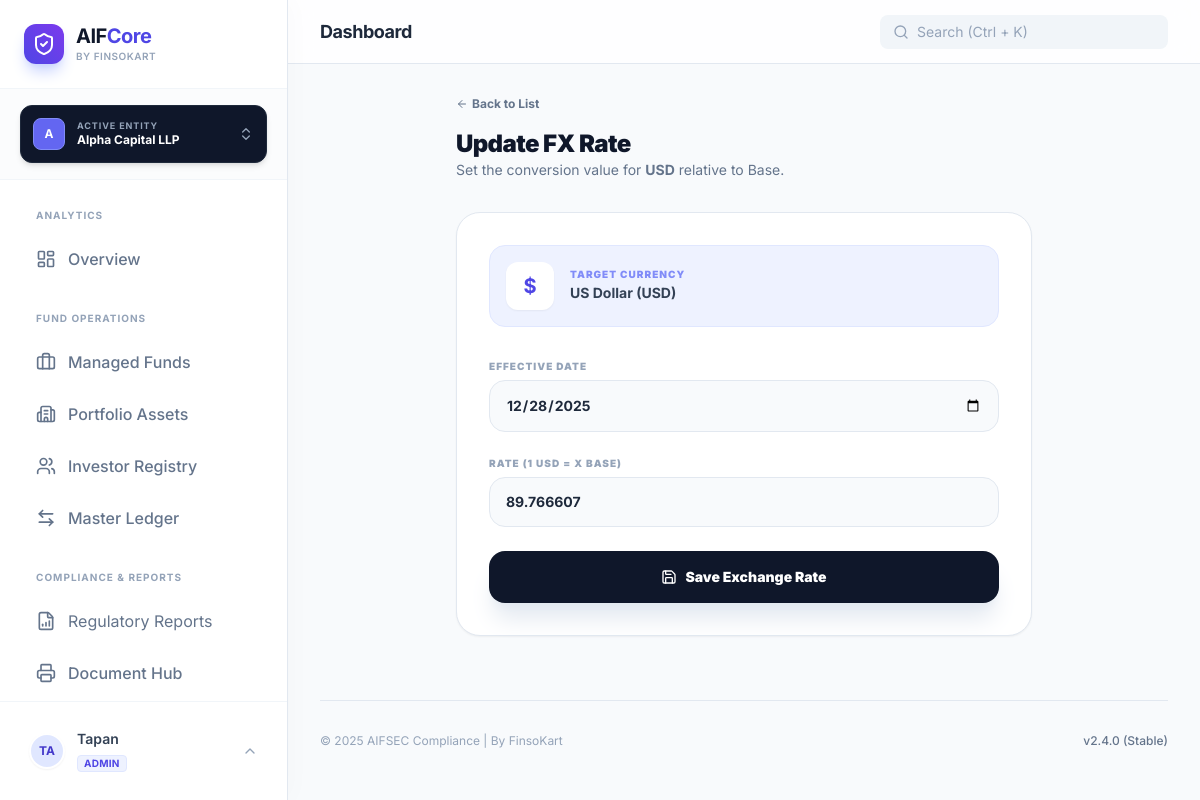
The app's page /portal/settings/currencies/2/rates/update/ (signed in) with its own data.
### manager_entities/models.py (models this page shows, shortened)
class ManagerEntity(models.Model):
    name = models.CharField(max_length=255, unique=True)
    sebi_manager_registration_no = models.CharField(max_length=64, blank=True, null=True)
    cin = models.CharField(max_length=21, blank=True, null=True)
    pan = models.CharField(max_length=10, blank=True, null=True)
    gstin = models.CharField(max_length=15, blank=True, null=True)
    registered_address = models.TextField(blank=True, null=True)
    contact_email = models.EmailField(blank=True, null=True)
    contact_phone = models.CharField(max_length=20, blank=True, null=True)
    created_at = models.DateTimeField(auto_now_add=True)
    class Meta:
        ordering = ["name"]
        verbose_name = "Manager Entity"
        verbose_name_plural = "Manager Entities"

class EntityMembership(models.Model):
    ROLE_CHOICES = [
        ('ADMIN', 'Super Admin'),     # Can manage team and all fund data
        ('MANAGER', 'Fund Manager'),  # Can record transactions
        ('COMPLIANCE', 'Officer'),    # Read-only + Reporting access
    ]
    user = models.ForeignKey(User, on_delete=models.CASCADE, related_name='memberships')
    entity = models.ForeignKey(ManagerEntity, on_delete=models.CASCADE, related_name='members')
    role = models.CharField(max_length=20, choices=ROLE_CHOICES, default='MANAGER')
    is_active_selection = models.BooleanField(default=False) # Helper for session defaults
    class Meta:
        unique_together = ('user', 'entity') # One user, one role per entity

### currencies/models.py (models this page shows, shortened)
class Currency(models.Model):
    code = models.CharField(max_length=3, unique=True, help_text="ISO 4217 Code (e.g., USD, INR)")
    symbol = models.CharField(max_length=5, help_text="Symbol (e.g., $, ₹)")
    name = models.CharField(max_length=50)
    is_base = models.BooleanField(default=False, help_text="Is this the system reporting currency (e.g. INR)?")
    class Meta:
        verbose_name_plural = "Currencies"

class ExchangeRate(models.Model):
    currency = models.ForeignKey(Currency, on_delete=models.CASCADE, related_name='rates')
    date = models.DateField(default=timezone.now)
    rate = models.DecimalField(max_digits=20, decimal_places=6, help_text="Conversion rate to Base Currency")
    class Meta:
        unique_together = ('currency', 'date')
        ordering = ['-date']

### currencies/views.py (the view)
# urls.py: path('<int:currency_pk>/rates/update/', views.exchange_rate_update, name='exchange_rate_update'),
@login_required
def exchange_rate_update(request, currency_pk):
    currency = get_object_or_404(Currency, pk=currency_pk)
    today = timezone.now().date()
    instance = ExchangeRate.objects.filter(currency=currency, date=today).first()
    if request.method == "POST":
        form = ExchangeRateForm(request.POST, instance=instance)
        if form.is_valid():
            new_rate = form.save(commit=False)
            new_rate.currency = currency  # Force link to this currency
            new_rate.save()
            return redirect('currencies:currency_list')
    else:
        form = ExchangeRateForm(instance=instance, initial={
            'currency': currency,
            'date': today
        })
    return render(request, 'currencies/rate_form.html', {
        'form': form,
        'currency': currency
    })

### manager_entities/context.py (called while the page is built)
def active_manager_processor(request):
    if not request.user.is_authenticated:
        return {}
    memberships = EntityMembership.objects.filter(user=request.user).select_related('entity')
    active_id = request.session.get('active_entity_id')
    active_membership = None
    if active_id:
        active_membership = memberships.filter(entity_id=active_id).first()
    if not active_membership and memberships.exists():
        active_membership = memberships.first()
        request.session['active_entity_id'] = active_membership.entity.id
    return {
        'active_manager': active_membership.entity if active_membership else None,
        'user_role': active_membership.role if active_membership else None,
        'available_managers': [m.entity for m in memberships]
    }

### templates/currencies/rate_form.html (shortened to what this page needs)
{% extends 'base.html' %}
{% block content %}
<div class="max-w-xl mx-auto">
    <div class="mb-8">
        <a href="{% url 'currencies:currency_list' %}" class="text-xs font-bold text-slate-500 hover:text-indigo-600 flex items-center gap-1 mb-4">
            <i data-lucide="arrow-left" class="w-3 h-3"></i> Back to List
        </a>
        <h1 class="text-2xl font-black text-slate-900 tracking-tight">Update FX Rate</h1>
        <p class="text-slate-500 text-sm">Set the conversion value for <strong>{{ currency.code }}</strong> relative to Base.</p>
    </div>
    <div class="bg-white rounded-3xl border border-slate-200 shadow-sm p-8">
        <div class="mb-8 p-4 bg-indigo-50 rounded-2xl border border-indigo-100 flex items-center gap-4">
            <div class="w-12 h-12 bg-white rounded-xl flex items-center justify-center text-xl font-bold text-indigo-600 shadow-sm">
                {{ currency.symbol }}
            </div>
            <div>
                <p class="text-[10px] font-black text-indigo-400 uppercase tracking-widest leading-none mb-1">Target Currency</p>
                <p class="text-sm font-bold text-slate-700">{{ currency.name }} ({{ currency.code }})</p>
            </div>
        </div>
        <form method="post" class="space-y-6">
            <div class="space-y-1.5">
                <label class="text-[10px] font-black text-slate-400 uppercase tracking-widest block">Effective Date</label>
                {{ form.date }}
            </div>
            <div class="space-y-1.5">
                <label class="text-[10px] font-black text-slate-400 uppercase tracking-widest block">Rate (1 {{ currency.code }} = X Base)</label>
                {{ form.rate }}
            </div>
            <button type="submit" class="w-full bg-slate-900 text-white py-4 rounded-2xl font-black text-sm shadow-xl shadow-slate-200 hover:bg-black transition-all flex items-center justify-center gap-2">
                <i data-lucide="save" class="w-4 h-4"></i> Save Exchange Rate
            </button>
        </form>
    </div>
</div>
{% endblock %}

### templates/base.html (shortened to what this page needs)
<!DOCTYPE html>
<html lang="en">
<head>
    <script src="https://cdn.tailwindcss.com"></script>
</head>
<body class="text-slate-900 antialiased selection:bg-indigo-100 selection:text-indigo-700">
    <div class="flex h-screen overflow-hidden">
        <aside class="w-72 bg-white border-r border-slate-200 flex flex-col z-20 shadow-[4px_0_24px_rgba(0,0,0,0.02)] h-screen">
            <div class="p-6 border-b border-slate-100 flex items-center gap-3">
                <div class="w-10 h-10 bg-gradient-to-tr from-indigo-600 to-violet-600 rounded-xl flex items-center justify-center text-white shadow-lg shadow-indigo-200 shrink-0">
                    <i data-lucide="shield-check" class="w-6 h-6"></i>
                </div>
                <div>
                    <h1 class="font-bold text-xl tracking-tight text-slate-900 leading-tight">AIF<span class="text-indigo-600">Core</span></h1>
                    <p class="text-[10px] text-slate-400 font-semibold uppercase tracking-wider">By FinsoKart</p>
                </div>
            </div>
            <div class="px-5 py-4 border-b border-slate-100 bg-slate-50/50" x-data="{ switchOpen: false }">
                <div class="relative">
                    <button @click="switchOpen = !switchOpen" class="w-full flex items-center justify-between p-3 bg-slate-900 text-white rounded-xl shadow-md hover:bg-slate-800 transition-all group border border-slate-800">
                        <div class="flex items-center gap-3 overflow-hidden">
                            <div class="w-8 h-8 rounded-lg bg-indigo-500 flex items-center justify-center font-bold text-xs shrink-0 border border-indigo-400">
                                {{ active_manager.name|slice:":1"|upper }}
                            </div>
                            <div class="text-left overflow-hidden">
                                <p class="text-[9px] font-bold text-slate-400 uppercase tracking-widest leading-none mb-0.5">Active Entity</p>
                                <p class="text-xs font-bold truncate text-white w-28">{{ active_manager.name|default:"Select Entity" }}</p>
                            </div>
                        </div>
                        <i data-lucide="chevrons-up-down" class="w-4 h-4 text-slate-400 group-hover:text-white transition-colors"></i>
                    </button>
                </div>
            </div>
            <nav class="flex-1 p-5 space-y-1 overflow-y-auto">
                <p class="px-4 pb-2 pt-2 text-[10px] font-bold text-slate-400 uppercase tracking-widest">Analytics</p>
                <a href="{% url 'portal-home' %}"
                class="sidebar-link {% if request.resolver_match.url_name == 'portal-home' %}sidebar-link-active{% else %}sidebar-link-inactive{% endif %}">
                    <i data-lucide="layout-dashboard" class="w-5 h-5 shrink-0"></i>
                    <span>Overview</span>
                </a>
                <p class="px-4 pb-2 pt-6 text-[10px] font-bold text-slate-400 uppercase tracking-widest">Fund Operations</p>
                <a href="{% url 'funds:portal-funds' %}"
                class="sidebar-link {% if 'funds' in request.resolver_match.app_name %}sidebar-link-active{% else %}sidebar-link-inactive{% endif %}">
                    <i data-lucide="briefcase" class="w-5 h-5 shrink-0"></i>
                    <span>Managed Funds</span>
                </a>
                <a href="{% url 'investee_companies:portal-list' %}"
                class="sidebar-link {% if 'investee_companies' in request.resolver_match.app_name %}sidebar-link-active{% else %}sidebar-link-inactive{% endif %}">
                    <i data-lucide="building-2" class="w-5 h-5 shrink-0"></i>
                    <span>Portfolio Assets</span>
                </a>
                <a href="{% url 'investors:portal-list' %}"
                class="sidebar-link {% if 'investors' in request.resolver_match.app_name %}sidebar-link-active{% else %}sidebar-link-inactive{% endif %}">
                    <i data-lucide="users" class="w-5 h-5 shrink-0"></i>
                    <span>Investor Registry</span>
                </a>
                <a href="{% url 'portal-transactions' %}"
                class="sidebar-link {% if 'transactions' in request.resolver_match.app_name %}sidebar-link-active{% else %}sidebar-link-inactive{% endif %}">
                    <i data-lucide="arrow-left-right" class="w-5 h-5 shrink-0"></i>
                    <span>Master Ledger</span>
                </a>
                <p class="px-4 pb-2 pt-6 text-[10px] font-bold text-slate-400 uppercase tracking-widest">Compliance & Reports</p>
                <a href="{% url 'compliances:reports' %}"
                class="flex items-center gap-3 px-4 py-3 rounded-xl transition-all {% if request.resolver_match.view_name == 'compliances:reports' %}bg-indigo-600 text-white shadow-lg shadow-indigo-200{% else %}text-slate-500 hover:bg-slate-50 hover:text-slate-900{% endif %}">
                    <i data-lucide="file-bar-chart" class="w-5 h-5"></i>
                    <span>Regulatory Reports</span>
                </a>
                <a href="{% url 'docgen:hub' %}"
                class="sidebar-link {% if 'docgen' in request.resolver_match.app_name %}sidebar-link-active{% else %}sidebar-link-inactive{% endif %}">
                    <i data-lucide="printer" class="w-5 h-5 shrink-0"></i>
                    <span>Document Hub</span>
                </a>
            </nav>
            <div class="p-4 border-t border-slate-100 mt-auto">
                <div x-data="{ open: false }" class="relative">
                    <button @click="open = !open" class="w-full flex items-center gap-3 px-3 py-2.5 rounded-xl hover:bg-slate-50 border border-transparent hover:border-slate-200 transition-all text-left group">
                        <div class="w-9 h-9 rounded-full bg-indigo-100 flex items-center justify-center text-indigo-700 font-bold text-xs uppercase border-2 border-white shadow-sm shrink-0">
                            {{ user.username|slice:":2"|upper }}
                        </div>
                        <div class="flex-1 overflow-hidden">
                            <p class="text-sm font-semibold text-slate-700 group-hover:text-slate-900 truncate">{{ user.username }}</p>
                            <p class="text-[10px] text-indigo-600 font-bold uppercase tracking-wide bg-indigo-50 px-1.5 rounded inline-block mt-0.5 border border-indigo-100">
                                {{ user_role|default:"Viewer" }}
                            </p>
                        </div>
                        <i data-lucide="chevron-up" class="w-4 h-4 text-slate-400 transition-transform" :class="open ? 'rotate-180' : ''"></i>
                    </button>
                </div>
            </div>
        </aside>
        <main class="flex-1 flex flex-col h-screen overflow-hidden bg-[#f8fafc]">
            <header class="h-16 bg-white/80 backdrop-blur-md border-b border-slate-200 flex items-center justify-between px-8 z-10 sticky top-0">
                <div class="flex items-center gap-4">
                    <h2 class="text-lg font-bold text-slate-800 tracking-tight">{% block page_title %}Dashboard{% endblock %}</h2>
                </div>
                <div x-data="{
                        query: '',
                        results: [],
                        show: false,
                        search() {
                            if (this.query.length < 2) { this.results = []; return; }
                            fetch(`/api/search/?q=${this.query}`)
                                .then(res => res.json())
                                .then(data => {
                                    this.results = data;
                                    this.show = true;
                                });
                        }
                    }"
                    @click.away="show = false"
                    class="relative hidden md:block w-72">
                    <div class="flex items-center bg-slate-100 rounded-lg px-3 py-1.5 border border-transparent focus-within:bg-white focus-within:border-indigo-300 focus-within:ring-4 focus-within:ring-indigo-50 transition-all">
                        <i data-lucide="search" class="w-4 h-4 text-slate-400 shrink-0"></i>
                        <input
                            x-model="query"
                            @input.debounce.300ms="search()"
                            type="text"
                            placeholder="Search (Ctrl + K)"
                            class="bg-transparent border-none outline-none text-sm ml-2 w-full placeholder-slate-400"
                            autocomplete="off"
                        >
                    </div>
                </div>
            </header>
            <section class="flex-1 overflow-y-auto p-8 scroll-smooth">
                {% block content %}{% endblock %}
                <footer class="mt-16 pt-8 border-t border-slate-200 flex justify-between items-center text-xs text-slate-400">
                    <p>&copy; 2025 AIFSEC Compliance | By FinsoKart </p>
                    <p class="font-medium text-slate-500">v2.4.0 (Stable)</p>
                </footer>
            </section>
        </main>
    </div>
</body>
</html>

### templates/base.html (style rules this page uses)
body { font-family: 'Inter', sans-serif; background-color: #f8fafc; }
.sidebar-link { display: flex; align-items: center; gap: 12px; padding: 12px 16px; border-radius: 12px; font-weight: 500; transition: all 0.2s ease-in-out; width: 100%; }
.sidebar-link-inactive { color: #64748b; }

### templates/currencies/rate_form.html (style rules this page uses)
input[type="date"], input[type="number"] { width: 100%; padding: 0.875rem 1rem; background-color: #f8fafc; border: 1px solid #e2e8f0; border-radius: 1rem; font-size: 0.875rem; font-weight: 700; color: #1e293b; outline: none; transition: all 0.2s; }

### records on screen
ManagerEntity: name "A", name "Alpha Capital LLP"
EntityMembership: role "ADMIN"
Currency: code "USD", symbol "$", name "US Dollar"
ExchangeRate: date "12/28/2025", rate "89.766607"

### other values on screen
{{ user.username|slice:":2"|upper }} "TA"
{{ user.username }} "Tapan"
